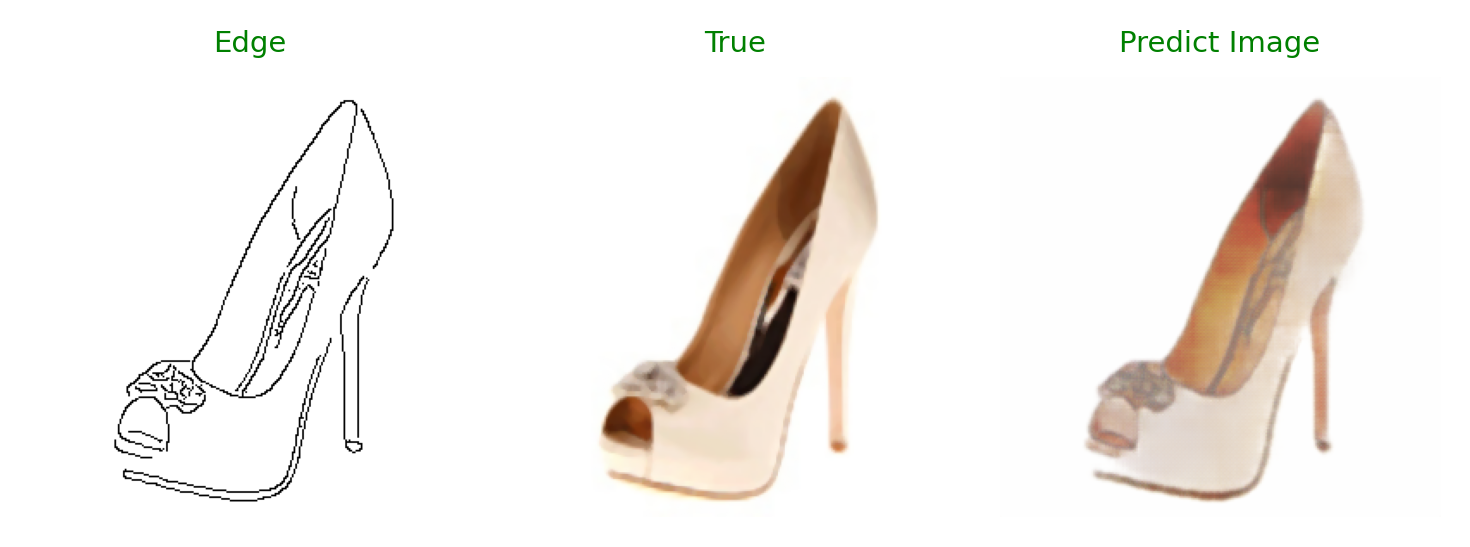
#> input picture test/test sample 0.png, 1470 x 547 px, given as the content of the folder aggle/input/tom-and-jerry-image-classification/tom_and_jerry, which was not available
$ jupyter execute --allow-errors edge2shoes_gan.ipynb   (older library calls are emulated)   (text cells are left out)
#> lines starting #> are read from the running program, lines starting #| are printed output that depends on the picture; after the words box and inside, x2 and y2 are one past the last pixel; in counts of white or black regions, pixels touching at a corner belong together; long printed decimals are rounded; pictures that were not available may be replaced by others from this repository, and a replacement may not be noted
[cell 1]
import glob
import cv2
import tqdm

[cell 2]
import numpy as np
import pandas as pd
import matplotlib.pyplot as plt
import seaborn as sns

[cell 3]
import kagglehub

[cell 4]
import os
from collections import Counter
import random
import re
import json
import pickle

[cell 5]
from tensorflow.keras.layers import Input, Conv2D, MaxPooling2D, Flatten, Dense, Dropout, Activation, BatchNormalization, Concatenate
from tensorflow.keras.layers import AvgPool2D, UpSampling2D, concatenate, Conv2DTranspose, GlobalAvgPool2D, LeakyReLU
from tensorflow.keras.models import Model, Sequential
from tensorflow.keras.callbacks import EarlyStopping, ModelCheckpoint, ReduceLROnPlateau
from tensorflow.keras.preprocessing.image import ImageDataGenerator
from tensorflow.keras.callbacks import Callback
from tensorflow.keras.utils import Sequence
from tensorflow.keras.utils import plot_model
import tensorflow as tf

from tensorflow.keras.applications import ResNet50

[cell 6]
from sklearn.metrics import classification_report, confusion_matrix
from sklearn.utils import class_weight
from sklearn.preprocessing import LabelEncoder
from sklearn.model_selection import train_test_split

[cell 7]
from concurrent.futures import ThreadPoolExecutor

[cell 8]
IMG_W = 224
IMG_H = 224

BATCH_SIZE = 32

VAL_SPLIT = 0.2

BASE_DIR = r'/kaggle/working/'
# BASE_DIR = ''

[cell 9]
def save_obj(obj, file_name):
    with open(file_name, 'wb') as f:
        pickle.dump(obj, f)

def load_obj(file_name):
    with open(file_name, 'rb') as f:
        return pickle.load(f)

[cell 10]
path_tom_jerry = r"/kaggle/input/tom-and-jerry-image-classification/tom_and_jerry"

[cell 11]
def walk_inside_folder(folder_path):
  EXTENSIONS = ['png', 'jpeg', 'jpg']

  images_paths = []
  for root,dirs,files in os.walk(folder_path):
    for ext in EXTENSIONS:
      images_paths = images_paths + glob.glob(os.path.join(root,'*.'+ext))
  return images_paths

[cell 12]
images_paths = walk_inside_folder(path_tom_jerry)

[cell 13]
print(f"Total images: {len(images_paths)}")

#> (a cell that did not finish here is left out)

[cell 15]
N_ROWS = 4
N_COLS = 4

for i in range(0, N_ROWS):
    fig, axs = plt.subplots(1, N_COLS, figsize=(15, 15))

    for j in range(N_COLS):
            id_j = np.random.randint(0, len(images_paths))
            img_path_i = images_paths[id_j]
            img_i = cv2.imread(img_path_i, 1)
#> img_i is the input picture: shape (547, 1470, 3); mean B, G, R 237, 240.6, 244.6
            img_i = cv2.cvtColor(img_i, cv2.COLOR_BGR2RGB)

            axs[j].imshow(img_i, cmap='gray')
            axs[j].axis('off')

    fig.tight_layout()
    plt.show()
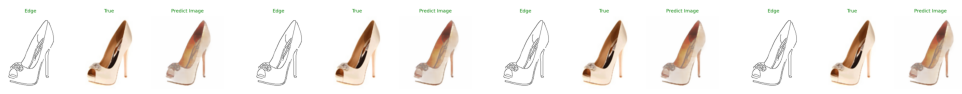
#> figure drawn by matplotlib, 4 panels

[cell 16]
# make image smooth
def apply_filter_gaussian(image, kernel_size=(5, 5), sigma=0):
    return cv2.GaussianBlur(image, kernel_size, sigma).astype(image.dtype)

# remove salt and pepper noise
def apply_filter_median(image, kernel_size=5):
    return cv2.medianBlur(image, kernel_size).astype(image.dtype)

# preserve edges while reducing noise
def apply_filter_bilateral(image, d=9, sigma_color=75, sigma_space=75):
    return cv2.bilateralFilter(image, d, sigma_color, sigma_space).astype(image.dtype)

[cell 17]
# [17 lines left out: functions apply_gradient_magnitude, apply_gradient_direction, not called in this run]

[cell 18]
def apply_laplacian(image, ksize=3):
    return cv2.Laplacian(image, cv2.CV_32F, ksize=ksize).astype(image.dtype)

def apply_sobel(image, dx=1, dy=0, ksize=3):
    return cv2.Sobel(image, cv2.CV_32F, dx, dy, ksize=ksize).astype(image.dtype)

def apply_canny(image, threshold1=80, threshold2=150):
    return cv2.Canny(image, threshold1, threshold2).astype(image.dtype)

[cell 19]
def apply_kmeans(image, n_colors = 24):
    n_channels = image.shape[2] if len(image.shape) == 3 else 1

    Z = image.reshape((-1, n_channels)).astype(np.float32)

    criteria = (cv2.TERM_CRITERIA_EPS + cv2.TERM_CRITERIA_MAX_ITER, 10, 1.0)
    _, label, center = cv2.kmeans(Z, n_colors, None, criteria, 10, cv2.KMEANS_RANDOM_CENTERS)

    center = np.uint8(center)
    res = center[label.flatten()]

    clustered = res.reshape(image.shape)
    return clustered

[cell 20]
def preprocess_image_from_path(image_path):
    image = cv2.imread(image_path, 1)
    image = cv2.cvtColor(image, cv2.COLOR_BGR2RGB)

    image = cv2.resize(image, (IMG_H, IMG_W))

    image = apply_kmeans(image)
    grey_image = cv2.cvtColor(image, cv2.COLOR_RGB2GRAY)
    edge = apply_canny(grey_image)

    edge = np.expand_dims(edge, axis=-1)

    image = (image / 255.0).astype(np.float32)
    edge = (edge / 255.0).astype(np.float32)

    return [image, edge]

[cell 21]
N_ROWS = 5
#> N_ROWS = 5
IMG_SHAPE = None

for i in range(0, N_ROWS):
    fig, axs = plt.subplots(1, 3, figsize=(7, 7))
    id_j = np.random.randint(0, len(images_paths))
    img_path_i = images_paths[id_j]

    img_i = cv2.imread(img_path_i, 1)
    img_i = cv2.cvtColor(img_i, cv2.COLOR_BGR2RGB)
    img_i_processed, edge_img = preprocess_image_from_path(img_path_i)
#> in preprocess_image_from_path, `image = cv2.resize(image, (IMG_H, IMG_W))`:
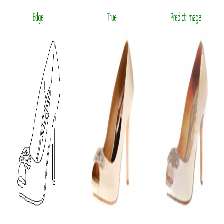
#> image: shape (224, 224, 3); mean R, G, B 244.4, 240.4, 236.9
#> in apply_kmeans, `_, label, center = cv2.kmeans(Z, n_colors, None, criteria, 10, cv2.KME..`: center = 24 rows, first 8: [194.4, 140.3, 91.65], [177.9, 112, 73.21], [79.55, 77.75, 76.52], [197.2, 155.8, 120.7], [226.8, 191.2, 149.1], [206.5, 167.6, 135.3], [116.2, 145.3, 116], [180.3, 189.7, 180.2]
#> in apply_kmeans, `center = np.uint8(center)`: center = 24 rows, first 8: [194, 140, 91], [177, 112, 73], [79, 77, 76], [197, 155, 120], [226, 191, 149], [206, 167, 135], [116, 145, 115], [180, 189, 180]
#> in preprocess_image_from_path, `grey_image = cv2.cvtColor(image, cv2.COLOR_RGB2GRAY)`:
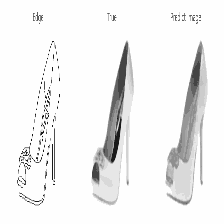
#> grey_image: shape (224, 224); min 26, max 254, mean 240.5
#> in apply_canny, `return cv2.Canny(image, threshold1, threshold2).astype(image.dtype)`:
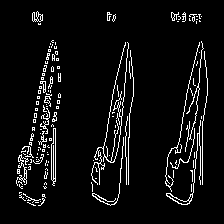
#> returned value: shape (224, 224); 6.1% white in thin lines or dots, all inside (x1, y1, x2, y2) = (16, 11, 208, 206)

    print(img_i_processed.shape, edge_img.shape, np.max(img_i_processed), np.min(img_i_processed), np.max(edge_img), np.min(edge_img))
#| (224, 224, 3) (224, 224, 1) 0.9961 0.08627 1.0 0.0

    axs[0].imshow(img_i.squeeze())
    axs[0].set_title(f"Normal Image", fontsize=7, color='green')
    axs[0].axis('off')

    axs[1].imshow(img_i_processed)
    axs[1].set_title(f"Clean Img", fontsize=7, color='green')
    axs[1].axis('off')

    axs[2].imshow(edge_img, cmap='gray')
    axs[2].set_title(f"Edge", fontsize=7, color='green')
    axs[2].axis('off')

    IMG_SHAPE = img_i_processed.shape
#> IMG_SHAPE = (224, 224, 3)

    fig.tight_layout()
    plt.show()

[cell 22]
threshold = VAL_SPLIT * len(images_paths)
#> threshold = 0.2

np.random.shuffle(images_paths)
images_paths_train = images_paths[:-int(threshold)]
images_paths_val = images_paths[-int(threshold):]

[cell 23]
print(f"Train images: {len(images_paths_train)}")
print(f"Val images: {len(images_paths_val)}")

[cell 24]
# [62 lines left out: function custom_augmentation_numpy, not called in this run]

[cell 25]
class MyDataGenerator(Sequence):
    # Shared cache across all objects of this class
    _shared_image_cache = dict()

    def __init__(self, images_paths, batch_size=32, augment=True, shuffle=True, n_workers=4):
        self.images_paths = np.array(images_paths)
        self.batch_size = batch_size
        self.augment = augment
        self.shuffle = shuffle
        self.n_workers = n_workers
        self.on_epoch_end()

    def __len__(self):
        return int(np.ceil(len(self.images_paths) / self.batch_size))

    def __getitem__(self, idx):
        batch_x = self.indices[idx * self.batch_size:(idx + 1) * self.batch_size]
        batch_images_paths = self.images_paths[batch_x]

        batch_images_edge_pairs = self._load_images_parallel(batch_images_paths)

        if self.augment:
            batch_images_edge_pairs = [custom_augmentation_numpy(*img) for img in batch_images_edge_pairs]

        return np.array([x[1] for x in batch_images_edge_pairs]), np.array([x[0] for x in batch_images_edge_pairs])

    def on_epoch_end(self):
        self.indices = np.arange(len(self.images_paths))
        if self.shuffle:
            np.random.shuffle(self.indices)

    def _load_images_parallel(self, paths):
        with ThreadPoolExecutor(max_workers=self.n_workers) as executor:
            image_edge_pairs = list(executor.map(self._load_and_preprocess_single, paths))
        return image_edge_pairs

    def _load_and_preprocess_single(self, path):
        if path in MyDataGenerator._shared_image_cache:
            return MyDataGenerator._shared_image_cache[path]
        else:
            image_edge_pair = preprocess_image_from_path(path)
            MyDataGenerator._shared_image_cache[path] = image_edge_pair
            return image_edge_pair

    @classmethod
    def clear_cache(cls):
        cls._shared_image_cache.clear()

[cell 26]
train_generator = MyDataGenerator(images_paths_train, batch_size=6, augment=True, shuffle=True)
train_pure_generator = MyDataGenerator(images_paths_train, batch_size=6, augment=False, shuffle=False)
val_generator = MyDataGenerator(images_paths_val, batch_size=BATCH_SIZE, augment=False, shuffle=False)

[cell 27]
random_batch_x,random_batch_y  = val_generator[0]
#> in apply_canny (call 6), `return cv2.Canny(image, threshold1, threshold2).astype(image.dtype)`:
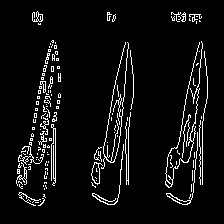
#> returned value: shape (224, 224); 6.1% white in thin lines or dots, all inside (x1, y1, x2, y2) = (16, 11, 208, 206)

#> (the rest of this cell did not finish here and is left out)

[cell 28]
CACHE_MODELS_DIR_NAME = os.path.join(BASE_DIR)
os.makedirs(CACHE_MODELS_DIR_NAME, exist_ok=True)

[cell 29]
class CustomModel:
    # [20 lines left out: function __init__, not called in this run]

    def l1_loss(self, y_true, y_pred):
        return tf.reduce_mean(tf.abs(y_true - y_pred))

    # [135 lines left out: functions generator_loss, discriminator_loss, train_step, fit, load, save and 1 more, not called in this run]

[cell 30]
models_list = list()

[cell 31]
from tensorflow.keras.layers import *
from tensorflow.keras.models import Model
import tensorflow as tf


# [19 lines left out: functions SE_Block, ResidualBlock, not called in this run]


def build_harder_gan_model():
    global models_list
    NAME = 'gan_unet_hardcore_no_sn'

    inputs = Input((IMG_H, IMG_W, 1))

    # Encoder
    e1 = Conv2D(64, 4, strides=2, padding='same')(inputs)
    e1 = LeakyReLU(0.2)(e1)

    e2 = Conv2D(128, 4, strides=2, padding='same')(e1)
    e2 = BatchNormalization()(e2)
    e2 = LeakyReLU(0.2)(e2)

    e3 = Conv2D(256, 4, strides=2, padding='same')(e2)
    e3 = BatchNormalization()(e3)
    e3 = LeakyReLU(0.2)(e3)

    e4 = Conv2D(512, 4, strides=2, padding='same')(e3)
    e4 = BatchNormalization()(e4)
    e4 = LeakyReLU(0.2)(e4)

    # Bottleneck + Residuals + SE block
    b = Conv2D(1024, 4, strides=2, padding='same')(e4)
    b = BatchNormalization()(b)
    b = Activation('relu')(b)
    for _ in range(3):
        b = ResidualBlock(b, 1024)
    b = SE_Block(b)

    # Decoder
    d1 = Conv2DTranspose(512, 4, strides=2, padding='same')(b)
    d1 = BatchNormalization()(d1)
    d1 = Dropout(0.5)(d1)
    d1 = Activation('relu')(d1)
    d1 = Concatenate()([d1, e4])

    d2 = Conv2DTranspose(256, 4, strides=2, padding='same')(d1)
    d2 = BatchNormalization()(d2)
    d2 = Dropout(0.5)(d2)
    d2 = Activation('relu')(d2)
    d2 = Concatenate()([d2, e3])

    d3 = Conv2DTranspose(128, 4, strides=2, padding='same')(d2)
    d3 = BatchNormalization()(d3)
    d3 = Activation('relu')(d3)
    d3 = Concatenate()([d3, e2])

    d4 = Conv2DTranspose(64, 4, strides=2, padding='same')(d3)
    d4 = BatchNormalization()(d4)
    d4 = Activation('relu')(d4)
    d4 = Concatenate()([d4, e1])

    d5 = Conv2DTranspose(64, 4, strides=2, padding='same')(d4)
    d5 = BatchNormalization()(d5)
    d5 = Activation('relu')(d5)

    outputs = Conv2D(3, 1, activation='tanh')(d5)

    gen_model = Model(inputs, outputs)
    gen_model.summary()

    ### --- Discriminator (No Spectral Norm) ---
    disc_in = Input((IMG_H, IMG_W, 3))
    d = Conv2D(64, 4, strides=2, padding='same')(disc_in)
    d = BatchNormalization()(d)
    d = LeakyReLU(0.2)(d)

    d = Conv2D(128, 4, strides=2, padding='same')(d)
    d = BatchNormalization()(d)
    d = LeakyReLU(0.2)(d)

    d = Conv2D(256, 4, strides=2, padding='same')(d)
    d = BatchNormalization()(d)
    d = LeakyReLU(0.2)(d)

    d = Conv2D(512, 4, strides=1, padding='same')(d)
    d = BatchNormalization()(d)
    d = LeakyReLU(0.2)(d)

    outputs = Conv2D(1, 4, strides=1, padding='same')(d)

    descrim_model = Model(disc_in, outputs)
    descrim_model.summary()

    # Entire model
    entire_input = Input(shape=(IMG_H, IMG_W, 1))
    gen_output = gen_model(entire_input)
    discrim_output = descrim_model(gen_output)

    entire_model = Model(entire_input, discrim_output)

    custom_model = CustomModel(NAME, gen_model, descrim_model)
    models_list = list(filter(lambda x: x.name != custom_model.name, models_list))
    models_list.append(custom_model)

build_harder_gan_model()
#> (the call stopped at in build_harder_gan_model, `inputs = Input((IMG_H, IMG_W, 1))`: tensorflow is not available in this run)

[cell 32]
for model in models_list:

        plot_model(
            model.gen_model,
            to_file=  os.path.join(CACHE_MODELS_DIR_NAME,f'{model.name}_gen_arch.png'),
            show_shapes=True,
            dpi =200,
            show_layer_names=True,
            expand_nested=True,
            show_layer_activations=True,
            show_trainable=True,
            show_dtype=True,
        )

        plot_model(
            model.discrim_model,
            to_file=  os.path.join(CACHE_MODELS_DIR_NAME,f'{model.name}_descrim_arch.png'),
            show_shapes=True,
            dpi =200,
            show_layer_names=True,
            expand_nested=True,
            show_layer_activations=True,
            show_trainable=True,
            show_dtype=True,
        )

[cell 33]
for i, model in enumerate(models_list):
    print(f"{i+1}. Train: {model.name}")
    model.fit(train_generator, epochs= 150, val_data = val_generator)
    print('\n')

[cell 34]
TEST_DIR_PATH = os.path.join(BASE_DIR,'test')
os.makedirs(TEST_DIR_PATH, exist_ok=True)

random_batch_x,random_batch_y  = val_generator[0]
#> (the rest of this cell did not finish here and is left out)

[cell 35]
TRAIN_DIR_PATH = os.path.join(BASE_DIR,'train')
os.makedirs(TRAIN_DIR_PATH, exist_ok=True)

random_batch_x,random_batch_y = train_pure_generator[0]
